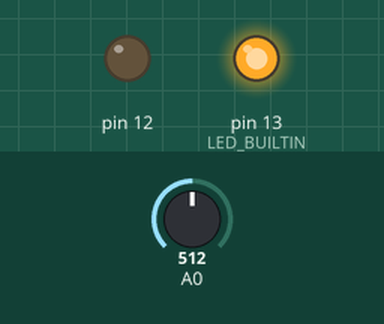
This sketch was run on a simulated Arduino Uno, built with avr-gcc and run on an emulated ATmega328P. On the bench: output pins drawn as LEDs (lit = HIGH). Inputs (shaded band) come from the test bench; at power-on: A0 = 512.

Above: at 1.2 s.
1.3 s: A0 set to 731
2.8 s: A0 set to 760
At 3.9 s:
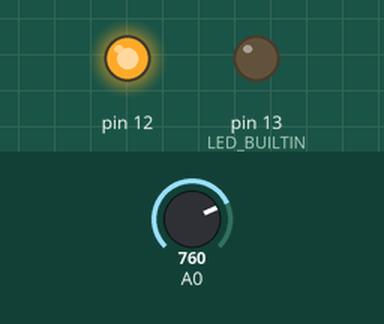
4.3 s: A0 set to 740
At 5.0 s:
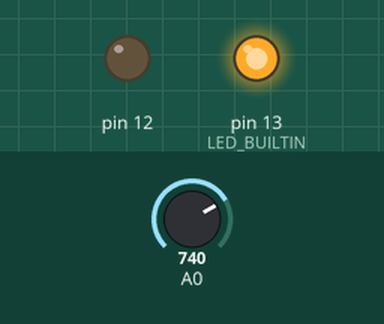
5.8 s: A0 set to 900
At 6.4 s:
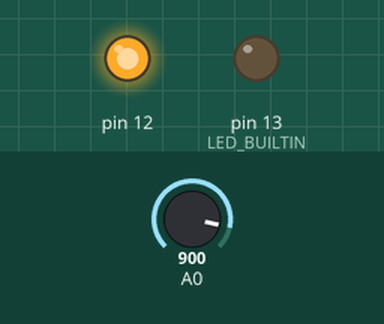
Timing chart, 0 to 8.3 s (numbered marks = the images above; inputs shaded):
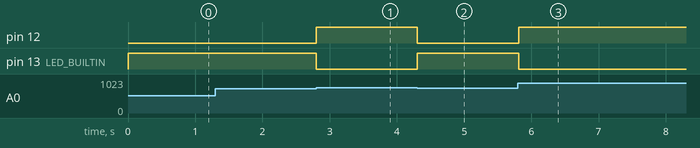

The sketch:

fotoresistor_led_v3.ino
```cpp
/*
 * Acende dois leds com redução ou aumento de luminosidade do ambiente
 *
 */

// Luminosidade do fotoresistor
int luminosidade = 0;

// Preparação do Arduino, este código irá rodar uma única vez
void setup() {
	//Porta 0 (Analógica) em modo de entrada(leitura) para o fotoresistor.
	pinMode(A0, INPUT);
	//Porta 13 (LED_BUILTIN) em modo de saída(escrita).
	pinMode(LED_BUILTIN, OUTPUT);
	//Porta 12 em modo de saída(escrita).
	pinMode(12, OUTPUT);
}

void loop() {
	//Leitura do fotoresistor na porta analógica 0
	luminosidade = analogRead(A0);
	//Se luminosidade menor que 760 acende o LED
	if (luminosidade < 750) {
		//Escrevemos HIGH(1) no pino digital 13
		digitalWrite(LED_BUILTIN, HIGH); //Liga o LED VERMELHO
		//Escrevemos LOW(0) no pino digital 12
		digitalWrite(12, LOW); //Desliga o LED VERDE
	} else {
		//Escrevemos HIGH(1) no pino digital 12
		digitalWrite(12, HIGH); //liga o LED VERDE
		//Escrevemos LOW(0) no pino digital 13
		digitalWrite(LED_BUILTIN, LOW); //Desliga o LED VERMELHO
	}
	delay(10); //Atraso para não saturar a leitura analógica
}
```

Measured:
- the behaviour switches between 749 and 750 on A0 (found by bisection; images 0 and 1)
- after the input at 1.3 s, every drawn part: stays the same
- after the input at 2.8 s, pin 12: LOW → HIGH at once; pin 13 (LED_BUILTIN): HIGH → LOW at once
- after the input at 4.3 s, pin 12: HIGH → LOW at once; pin 13 (LED_BUILTIN): LOW → HIGH at once
- after the input at 5.8 s, pin 12: LOW → HIGH at once; pin 13 (LED_BUILTIN): HIGH → LOW at once
